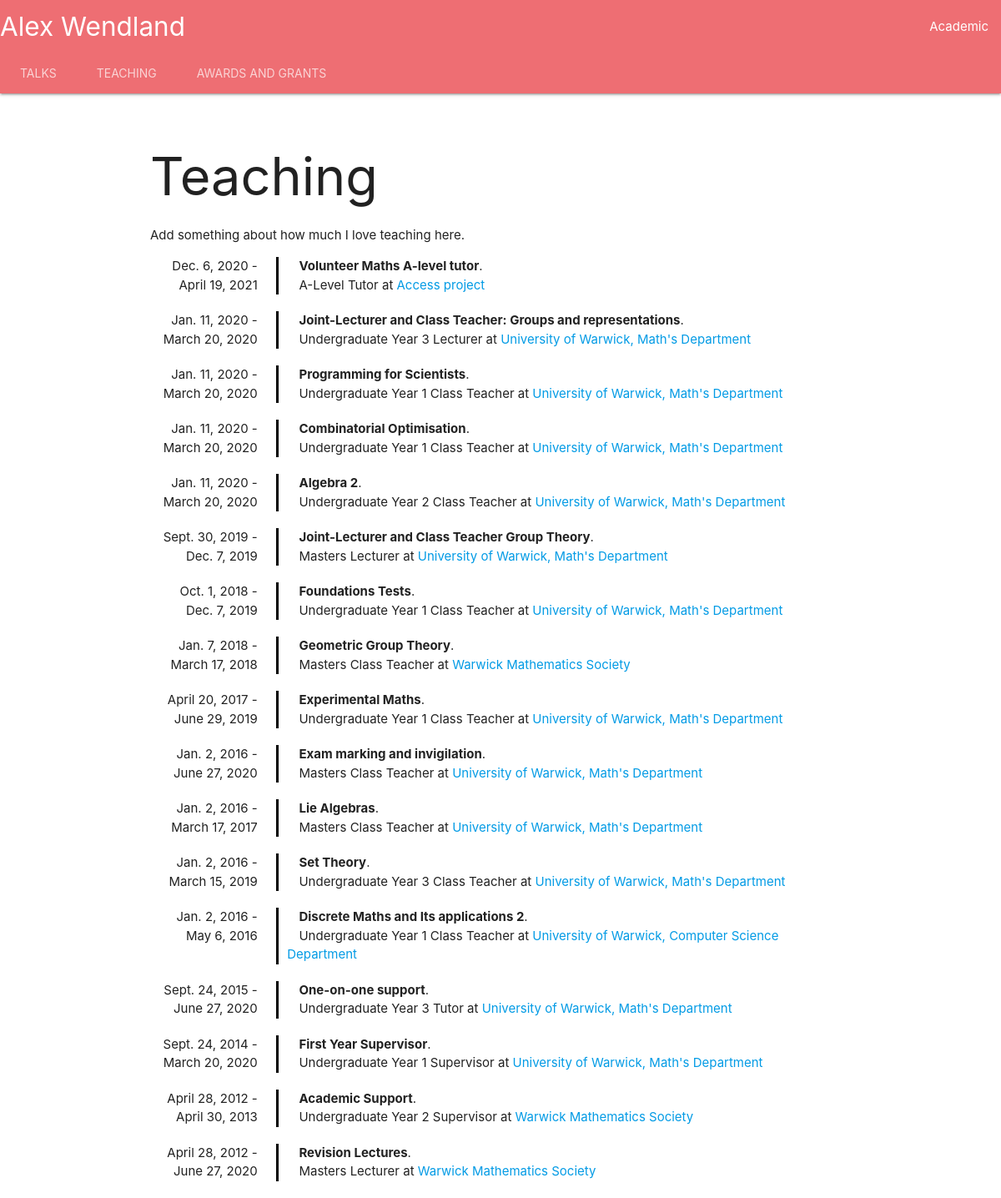
The app's page /academic/teaching/ with its own data.
### academic/models.py (models this page shows, shortened)
class Teaching(models.Model):
    class LevelChoices(models.TextChoices):
        GCSE = 'GC', 'GCSE'
        ALevel = 'AL', 'A-Level'
        Undergrad_year_1 = 'U1', 'Undergraduate Year 1'
        Undergrad_year_2 = 'U2', 'Undergraduate Year 2'
        Undergrad_year_3 = 'U3', 'Undergraduate Year 3'
        Masters = 'MA', 'Masters'
    level = models.CharField(
        max_length=2,
        choices = LevelChoices.choices,
        default = LevelChoices.Undergrad_year_1
    )
    class TypeChoices(models.TextChoices):
        Tutor = 'TU', 'Tutor'
        Supervisor = 'SU', 'Supervisor'
        ClassTeacher = 'CT', 'Class Teacher'
        Lecturer = 'LE', 'Lecturer'
    type = models.CharField(
        max_length=2,
        choices = TypeChoices.choices,
        default = TypeChoices.ClassTeacher
    )
    title = models.CharField('Title', max_length=200)
    organisation_name = models.CharField('Organisation', max_length=200)
    organisation_URL = models.URLField('Organisation URL')
    start_date = models.DateField('Start Date')
    end_date = models.DateField('End date')
    description = models.TextField('Description')

### academic/views.py (the view)
# urls.py: path('teaching/', views.TeachingView.as_view(), name='teaching'),
class TeachingView(generic.ListView):
    template_name = "teaching.html"
    context_object_name = 'teaching'
    def get_queryset(self):
        return Teaching.objects.order_by('-start_date')

### academic/templates/teaching.html (shortened to what this page needs)
{% extends "base_academic.html" %}
{% block page_content %}
<h1>Teaching</h1>
<p>Add something about how much I love teaching here.</p>
{% if teaching %}
	{% for course in teaching %}
		<div class="row">
			<div class="col s2"><div class="right">{{ course.start_date }} - <br> {{ course.end_date }}</div></div>
			<div class="col s10"><div class="vl"><div class="v2">  <b>{{ course.title }}</b>.<br>
			 {{ course.get_level_display }} {{ course.get_type_display }} at <a href={{ course.organisation_URL }}> {{ course.organisation_name }}</a></div></div></div>
		</div>
    {% endfor %}
{% else %}
    <p>No teaching is available.</p>
{% endif %}
{% endblock %}

### academic/templates/teaching.html (style rules this page uses)
.vl { border-left: 3px solid black; }
.v2 { border-left: 10px solid white; }
.right { text-align: right; }

### records on screen
Teaching: start_date "Dec. 6, 2020", end_date "April 19, 2021", title "Volunteer Maths A-level tutor", level "A-Level", type "Tutor", organisation_name "Access project"
Teaching: start_date "Jan. 11, 2020", end_date "March 20, 2020", title "Joint-Lecturer and Class Teacher: Groups and representations", level "Undergraduate Year 3", type "Lecturer", organisation_name "University of Warwick, Math's Department"
Teaching: start_date "Jan. 11, 2020", end_date "March 20, 2020", title "Programming for Scientists", level "Undergraduate Year 1", type "Class Teacher", organisation_name "University of Warwick, Math's Department"
Teaching: start_date "Jan. 11, 2020", end_date "March 20, 2020", title "Combinatorial Optimisation", level "Undergraduate Year 1", type "Class Teacher", organisation_name "University of Warwick, Math's Department"
Teaching: start_date "Jan. 11, 2020", end_date "March 20, 2020", title "Algebra 2", level "Undergraduate Year 2", type "Class Teacher", organisation_name "University of Warwick, Math's Department"
Teaching: start_date "Sept. 30, 2019", end_date "Dec. 7, 2019", title "Joint-Lecturer and Class Teacher Group Theory", level "Masters", type "Lecturer", organisation_name "University of Warwick, Math's Department"
Teaching: start_date "Oct. 1, 2018", end_date "Dec. 7, 2019", title "Foundations Tests", level "Undergraduate Year 1", type "Class Teacher", organisation_name "University of Warwick, Math's Department"
Teaching: start_date "Jan. 7, 2018", end_date "March 17, 2018", title "Geometric Group Theory", level "Masters", type "Class Teacher", organisation_name "Warwick Mathematics Society"
Teaching: start_date "April 20, 2017", end_date "June 29, 2019", title "Experimental Maths", level "Undergraduate Year 1", type "Class Teacher", organisation_name "University of Warwick, Math's Department"
Teaching: start_date "Jan. 2, 2016", end_date "June 27, 2020", title "Exam marking and invigilation", level "Masters", type "Class Teacher", organisation_name "University of Warwick, Math's Department"
Teaching: start_date "Jan. 2, 2016", end_date "March 17, 2017", title "Lie Algebras", level "Masters", type "Class Teacher", organisation_name "University of Warwick, Math's Department"
Teaching: start_date "Jan. 2, 2016", end_date "March 15, 2019", title "Set Theory", level "Undergraduate Year 3", type "Class Teacher", organisation_name "University of Warwick, Math's Department"
Teaching: start_date "Jan. 2, 2016", end_date "May 6, 2016", title "Discrete Maths and Its applications 2", level "Undergraduate Year 1", type "Class Teacher", organisation_name "University of Warwick, Computer Science Department"
Teaching: start_date "Sept. 24, 2015", end_date "June 27, 2020", title "One-on-one support", level "Undergraduate Year 3", type "Tutor", organisation_name "University of Warwick, Math's Department"
Teaching: start_date "Sept. 24, 2014", end_date "March 20, 2020", title "First Year Supervisor", level "Undergraduate Year 1", type "Supervisor", organisation_name "University of Warwick, Math's Department"
Teaching: start_date "April 28, 2012", end_date "April 30, 2013", title "Academic Support", level "Undergraduate Year 2", type "Supervisor", organisation_name "Warwick Mathematics Society"
Teaching: start_date "April 28, 2012", end_date "June 27, 2020", title "Revision Lectures", level "Masters", type "Lecturer", organisation_name "Warwick Mathematics Society"
